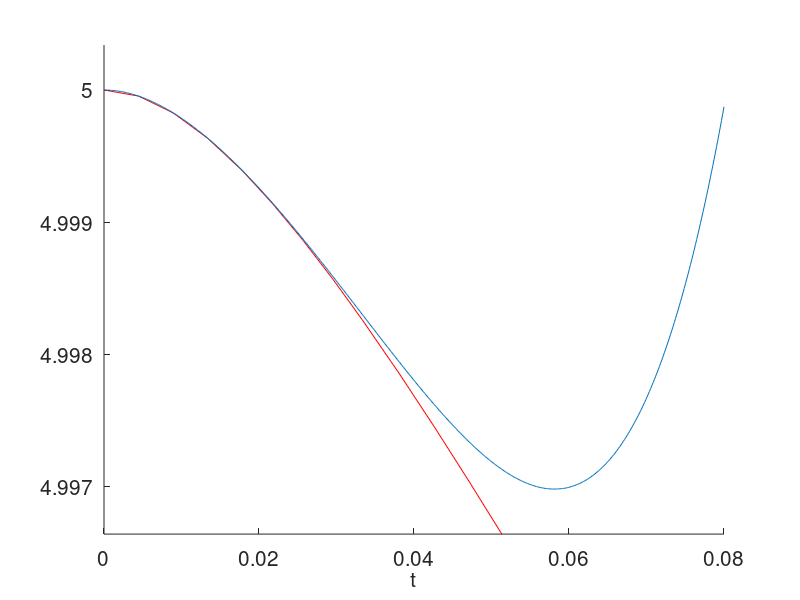

Here is the MATLAB script that generated this plot:
% Program 8e - Numerical against series solution.
% Chapter 8 - Differential Equations.
% Copyright Birkhauser 2013. Stephen Lynch.

% The van der Pol equation (Figure 8.6).
hold on
deqn=@(t,x) [x(2);-x(1)-2*(x(1)^2-1)*x(2)];
[t,xa]=ode45(deqn,[0 50],[5 0]);
plot(t,xa(:,1),'r')
axis([0 0.08 4.994 5])
fsize=15;
set(gca,'xtick',0:0.02:0.08,'FontSize',fsize)
set(gca,'ytick',4.994:0.001:5,'FontSize',fsize)
xlabel('t','FontSize',fsize)
ylabel('x(t)','FontSize',fsize)
ezplot('5-5*t^2/2+40*t^3-11515*t^4/24+9183*t^5/2',[0 0.08])
title('')
hold off

% End of Program 8e.